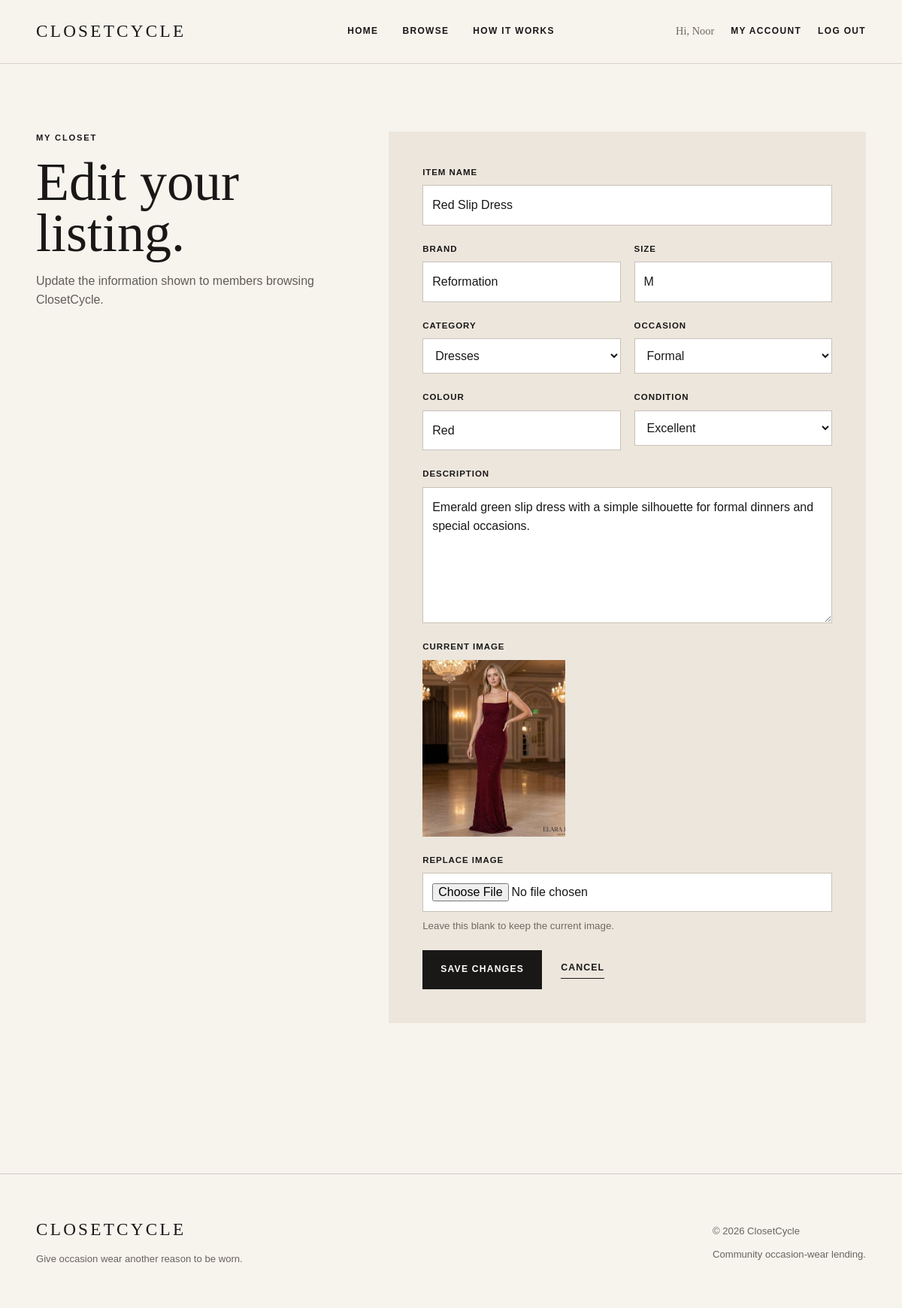
Screenshot of /account/edit_item.php?id=3 (signed in) with the database file from the repository.
### tables this page shows
CREATE TABLE `items` (
  `itemID` int(11) NOT NULL,
  `ownerID` int(11) NOT NULL,
  `categoryID` int(11) NOT NULL,
  `occasionID` int(11) NOT NULL,
  `itemName` varchar(100) NOT NULL,
  `brand` varchar(80) DEFAULT NULL,
  `size` varchar(20) NOT NULL,
  `colour` varchar(50) DEFAULT NULL,
  `itemCondition` enum('New','Like New','Excellent','Good') NOT NULL,
  `description` text NOT NULL,
  `imageName` varchar(255) NOT NULL DEFAULT 'default-item.png',
  `status` enum('Available','Unavailable','On Loan') NOT NULL DEFAULT 'Available',
  `dateAdded` datetime NOT NULL DEFAULT current_timestamp()
);

CREATE TABLE `categories` (
  `categoryID` int(11) NOT NULL,
  `categoryName` varchar(60) NOT NULL
);

CREATE TABLE `occasions` (
  `occasionID` int(11) NOT NULL,
  `occasionName` varchar(60) NOT NULL
);

### account/edit_item.php (called while the page is built, shortened)
<?php
require_once __DIR__ .
    '/../config/app.php';
require_once __DIR__ .
    '/../models/Item.php';
require_once __DIR__ .
    '/../models/Category.php';
require_once __DIR__ .
    '/../models/Occasion.php';
$currentUser = Auth::user();
$userID =
    (int) $currentUser['userID'];
$itemID =
    filter_input(
        INPUT_GET,
        'id',
        FILTER_VALIDATE_INT
    );
$item =
    Item::getOwnedById(
        $itemID,
        $userID
    );
$categories =
    Category::getAll();
$occasions =
    Occasion::getAll();
$itemName =
    $item['itemName'];
$brand =
    $item['brand'];
$size =
    $item['size'];
$colour =
    $item['colour'];
$itemCondition =
    $item['itemCondition'];
$description =
    $item['description'];
$categoryID =
    (int) $item['categoryID'];
$occasionID =
    (int) $item['occasionID'];
include __DIR__ .
    '/../views/account/edit_item.php';

### models/Item.php (called while the page is built, shortened)
<?php
class Item
{
    public static function getOwnedById($itemID, $ownerID)
    {
        $db = Database::getDB();
        $query = '
            SELECT
                itemID,
                ownerID,
                categoryID,
                occasionID,
                itemName,
                brand,
                size,
                colour,
                itemCondition,
                description,
                imageName,
                status,
                dateAdded
            FROM items
            WHERE itemID = :itemID
              AND ownerID = :ownerID
        ';
        $statement = $db->prepare($query);
        $statement->bindValue(':itemID', $itemID, PDO::PARAM_INT);
        $statement->bindValue(':ownerID', $ownerID, PDO::PARAM_INT);
        $statement->execute();
        $item = $statement->fetch();
        return $item;
    }
}

### models/Category.php (called while the page is built, shortened)
<?php
class Category
{
    public static function getAll()
    {
        $db = Database::getDB();
        $query = 'SELECT categoryID, categoryName FROM categories ORDER BY categoryName';
        $statement = $db->prepare($query);
        $statement->execute();
        $categories = $statement->fetchAll();
        return $categories;
    }
}

### models/Occasion.php (called while the page is built, shortened)
<?php
class Occasion
{
    public static function getAll()
    {
        $db = Database::getDB();
        $query = '
            SELECT
                occasionID,
                occasionName
            FROM occasions
            ORDER BY occasionName
        ';
        $statement = $db->prepare($query);
        $statement->execute();
        $occasions = $statement->fetchAll();
        return $occasions;
    }
}

### config/app.php (called while the page is built, shortened)
<?php
function itemImageUrl($imageName)
{
    return BASE_URL .
        '/public/uploads/' .
        rawurlencode($imageName);
}

### views/account/edit_item.php (the view, shortened to what this page needs)
<?php
include __DIR__ .
    '/../shared/header.php';
?>
<main>
    <section class="form-page">
        <div class="form-page-intro">
            <p class="eyebrow">
                MY CLOSET
            </p>
            <h1>
                Edit your listing.
            </h1>
            <p>
                Update the information shown
                to members browsing ClosetCycle.
            </p>
        </div>
        <div class="form-page-panel">
            <form
            action="edit_item.php"
            method="post"
            enctype="multipart/form-data"
            class="form-layout">
                <div class="form-group">
                    <label for="itemName">
                        Item Name
                    </label>
                    <input
                        type="text"
                        id="itemName"
                        name="itemName"
                        maxlength="100"
                        value="<?php
                        echo htmlspecialchars(
                            $itemName
                        );
                        ?>">
                </div>
                <div class="form-row">
                    <div class="form-group">
                        <label for="brand">
                            Brand
                        </label>
                        <input
                            type="text"
                            id="brand"
                            name="brand"
                            maxlength="80"
                            value="<?php
                            echo htmlspecialchars(
                                $brand
                            );
                            ?>">
                    </div>
                    <div class="form-group">
                        <label for="size">
                            Size
                        </label>
                        <input
                            type="text"
                            id="size"
                            name="size"
                            maxlength="20"
                            value="<?php
                            echo htmlspecialchars(
                                $size
                            );
                            ?>">
                    </div>
                </div>
                <div class="form-row">
                    <div class="form-group">
                        <label for="categoryID">
                            Category
                        </label>
                        <select
                            id="categoryID"
                            name="categoryID">
                            <?php foreach ($categories as $category) : ?>
                                <option
                                    value="<?php
                                    echo (int)
                                        $category['categoryID'];
                                    ?>"
                                    <?php
                                    if (
                                        $categoryID ==
                                        $category['categoryID']
                                    ) {
                                        echo 'selected';
                                    }
                                    ?>>
                                    <?php
                                    echo htmlspecialchars(
                                        $category['categoryName']
                                    );
                                    ?>
                                </option>
                            <?php endforeach; ?>
                        </select>
                    </div>
                    <div class="form-group">
                        <label for="occasionID">
                            Occasion
                        </label>
                        <select
                            id="occasionID"
                            name="occasionID">
                            <?php foreach ($occasions as $occasion) : ?>
                                <option
                                    value="<?php
                                    echo (int)
                                        $occasion['occasionID'];
                                    ?>"
                                    <?php
                                    if (
                                        $occasionID ==
                                        $occasion['occasionID']
                                    ) {
                                        echo 'selected';
                                    }
                                    ?>>
                                    <?php
                                    echo htmlspecialchars(
                                        $occasion['occasionName']
                                    );
                                    ?>
                                </option>
                            <?php endforeach; ?>
                        </select>
                    </div>
                </div>
                <div class="form-row">
                    <div class="form-group">
                        <label for="colour">
                            Colour
                        </label>
                        <input
                            type="text"
                            id="colour"
                            name="colour"
                            maxlength="50"
                            value="<?php
                            echo htmlspecialchars(
                                $colour
                            );
                            ?>">
                    </div>
                    <div class="form-group">
                        <label for="itemCondition">
                            Condition
                        </label>
                        <select
                            id="itemCondition"
                            name="itemCondition">
                            <?php
                            $conditions = [
                                'New',
                                'Like New',
                                'Excellent',
                                'Good'
                            ];
                            foreach ($conditions as $condition) :
                            ?>
                                <option
                                    value="<?php
                                    echo htmlspecialchars(
                                        $condition
                                    );
                                    ?>"
                                    <?php
                                    if (
                                        $itemCondition ===
                                        $condition
                                    ) {
                                        echo 'selected';
                                    }
                                    ?>>
                                    <?php
                                    echo htmlspecialchars(
                                        $condition
                                    );
                                    ?>
                                </option>
                            <?php endforeach; ?>
                        </select>
                    </div>
                </div>
                <div class="form-group">
                    <label for="description">
                        Description
                    </label>
                    <textarea
                        id="description"
                        name="description"
                        rows="6"
                        maxlength="1000"><?php
                        echo htmlspecialchars(
                            $description
                        );
                        ?></textarea>
                </div>
                <div class="form-group">
                    <label>
                        Current Image
                    </label>
                    <div class="current-image-preview">
                        <img
                            src="<?php
                            echo htmlspecialchars(
                                itemImageUrl(
                                    $item['imageName']
                                )
                            );
                            ?>"
                            alt="<?php
                            echo htmlspecialchars(
                                $itemName
                            );
                            ?>">
                    </div>
                </div>
                <div class="form-group">
                    <label for="itemImage">
                        Replace Image
                    </label>
                    <input
                        type="file"
                        id="itemImage"
                        name="itemImage"
                        accept=".jpg,.jpeg,.png,.webp">
                    <small>
                        Leave this blank to keep the
                        current image.
                    </small>
                </div>
                <div class="form-actions">
                    <button
                        class="button button-dark"
                        type="submit">
                        Save Changes
                    </button>
                    <a
                        class="text-link"
                        href="<?php
                        echo BASE_URL;
                        ?>/account/listings.php">
                        Cancel
                    </a>
                </div>
            </form>
        </div>
    </section>
</main>
<?php
include __DIR__ .
    '/../shared/footer.php';
?>

### public/css/main.css (style rules this page uses)
* { box-sizing: border-box; }
html { scroll-behavior: smooth; }
body { margin: 0; background: #f7f4ee; color: #191817; font-family: Arial, Helvetica, sans-serif; line-height: 1.6; }
a { color: inherit; text-decoration: none; }
img { display: block; width: 100%; max-width: 100%; }
button, input, select, textarea { font: inherit; }
main { width: 92%; max-width: 1440px; margin: 0 auto; }
.eyebrow { margin: 0 0 15px; font-size: 0.7rem; font-weight: 700; letter-spacing: 0.16em; text-transform: uppercase; }
.text-link { display: inline-block; padding-bottom: 4px; border-bottom: 1px solid currentColor; font-size: 0.77rem; font-weight: 700; letter-spacing: 0.09em; text-transform: uppercase; }
.button { display: inline-block; padding: 15px 23px; border: 1px solid #191817; font-size: 0.76rem; font-weight: 700; letter-spacing: 0.1em; text-transform: uppercase; }
.button-dark { background: #191817; color: #ffffff; }
.form-layout { display: flex; flex-direction: column; gap: 22px; }
.form-row { display: grid; grid-template-columns: 1fr 1fr; gap: 18px; }
.form-group { display: flex; flex-direction: column; gap: 8px; }
.form-group label { font-size: 0.72rem; font-weight: 700; letter-spacing: 0.08em; text-transform: uppercase; }
.form-group input, .form-group select, .form-group textarea { width: 100%; padding: 13px 12px; background: #ffffff; border: 1px solid #c9c1b7; color: #191817; }
.form-group small { color: #716a63; }
.form-page { padding: 90px 0; display: grid; grid-template-columns: 0.75fr 1.25fr; gap: 8%; }
.form-page-intro h1 { margin: 0; font-family: Georgia, 'Times New Roman', serif; font-size: clamp( 3.5rem, 6vw, 6rem ); font-weight: 400; line-height: 0.95; }
.form-page-intro > p:last-child { max-width: 430px; color: #625c55; }
.form-page-panel { padding: 45px; background: #ece6dd; }
.form-group textarea { resize: vertical; }
.form-actions { display: flex; align-items: center; gap: 25px; }
.form-group input[type="file"] { padding: 12px; background: #ffffff; border: 1px solid #c9c1b7; }
.current-image-preview { width: 190px; background: #e8e2d8; }
.current-image-preview img { width: 190px; height: 235px; object-fit: cover; }

### rows the page displays
items: itemName "Red Slip Dress", brand "Reformation", size "M", categoryID "Dresses", occasionID "Formal", colour "Red", itemCondition "Excellent", description "Emerald green slip dress with a simple silhouette for formal dinners and special occasions.", imageName (picture)

### other values shown
$currentUser['firstName'] "Noor"
